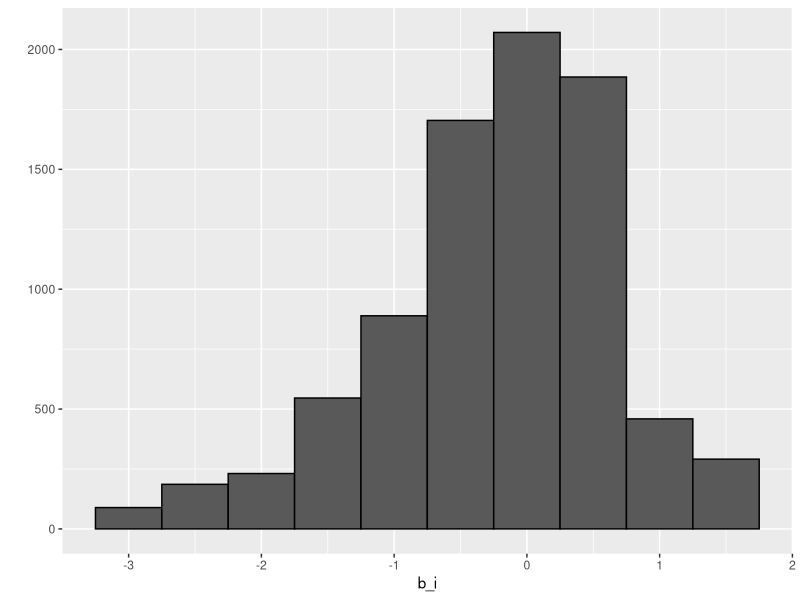
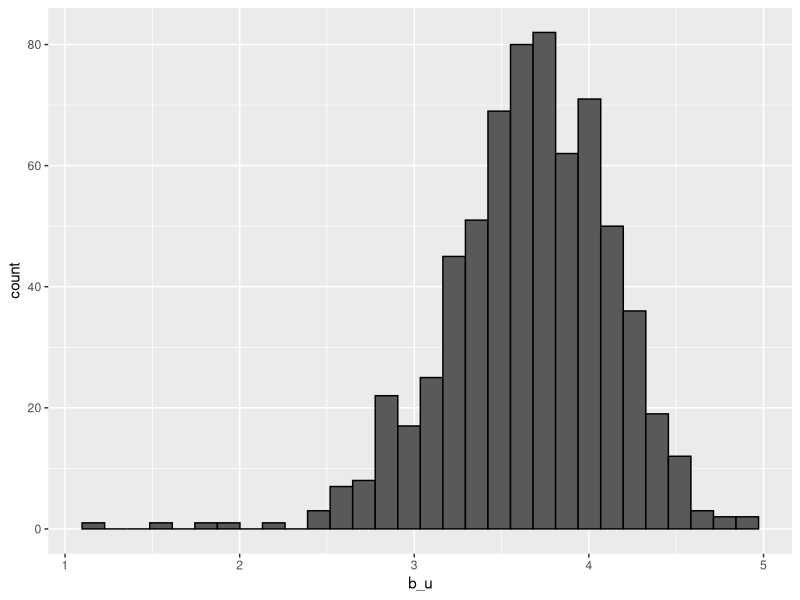

Write the R code that produced these figures, in order.
### Recommendation Systems
library(dslabs)
library(tidyverse)
library(dplyr)
data("movielens")
head(movielens)
# num unique users and moview
movielens %>%
  summarise(n_users = n_distinct(userId),
            n_movies = n_distinct(movieId))
str(movielens)
# test accuracy of models
library(caret)
set.seed(755)
test_index <- createDataPartition(y = movielens$rating, times = 1,
                                  p = 0.2, list = FALSE)
train_set <- movielens[-test_index,] # partition by row
test_set <- movielens[test_index,]

# remove users and movies not in train set
test_set <- test_set %>%
  semi_join(train_set, by = "movieId") %>%
  semi_join(train_set, by = "userId")

# RMSE rating
RMSE <- function(true_ratings, predicted_ratings){
  sqrt(mean((true_ratings - predicted_ratings)^2))
}

## Building Recommendation Systems
# simplest model with all movies having same rating Y_hat = mu_hat + epsilon
mu_hat <- mean(train_set$rating)
mu_hat # avg across all users and movies
naive_rmse <- RMSE(test_set$rating, mu_hat)
naive_rmse

# other nums increase RMSE
predictions <- rep(2.5, nrow(test_set))
head(predictions)
RMSE(test_set$rating, predictions)

# create table for storing results of obtaining RMSE from different methods
rmse_results <- data_frame(method = "Just the average", RMSE = naive_rmse)

# # Include avg rating or effect b for movie i 
# fit <- lm(rating ~ as.factor(userId), data = movielens) - very slow due num of movies

# Using a faster estimation is b_i = mean(y_i) - mu_i
mu <- mean(train_set$rating)
movie_avgs <- train_set %>%
  group_by(movieId) %>%
  summarise(b_i = mean(rating - mu))

movie_avgs %>% qplot(b_i, geom ="histogram", bins = 10, data = ., color = I("black"))


# comparing rmse from 'just the average' method with method include b_i effects for movies
predicted_ratings <- mu + test_set %>% 
  left_join(movie_avgs, by='movieId') %>%
  .$b_i

model_1_rmse <- RMSE(predicted_ratings, test_set$rating)
rmse_results <- bind_rows(rmse_results,
                          data_frame(method="Movie Effect Model",  
                                     RMSE = model_1_rmse ))
rmse_results %>% knitr::kable()

# investigating user effects
train_set %>% 
  group_by(userId) %>% 
  summarize(b_u = mean(rating)) %>% 
  filter(n()>=100) %>%
  ggplot(aes(b_u)) + 
  geom_histogram(bins = 30, color = "black")

# # try lm to fit but could crash computer due size of data:
# lm(rating ~ as.factor(movieId) + as.factor(userId))

# Hence estimate b_u:
user_avgs <- test_set %>%
  left_join(movie_avgs, by = "movieId") %>%
  group_by(userId) %>%
  summarise(b_u = mean(rating - mu - b_i))

# check rmse of new improved model
predicted_ratings <- test_set %>% 
  left_join(movie_avgs, by='movieId') %>%
  left_join(user_avgs, by='userId') %>%
  mutate(pred = mu + b_i + b_u) %>%
  .$pred


model_2_rmse <- RMSE(predicted_ratings, test_set$rating)
rmse_results <- bind_rows(rmse_results,
                          data_frame(method="Movie + User Effects Model",  
                                     RMSE = model_2_rmse ))
rmse_results %>% knitr::kable()


### Comprehension check: Recommendation Systems
# The following exercises all work with the movielens data, which can be loaded using the following code:
library(dslabs)
data("movielens")

# Q1. Compute the number of ratings for each movie and then plot it against the year the movie came out. 
# Use the square root transformation on the counts. What year has the highest median number of ratings?
